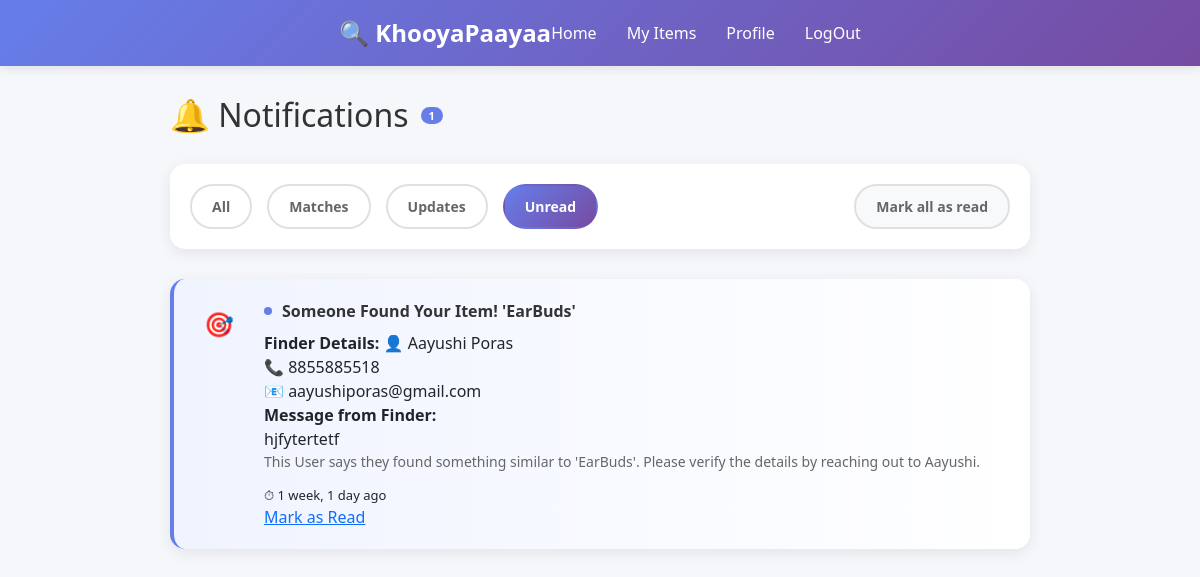
The page /notifications/notifications/?type=unread (signed in) on the database as committed earlier.
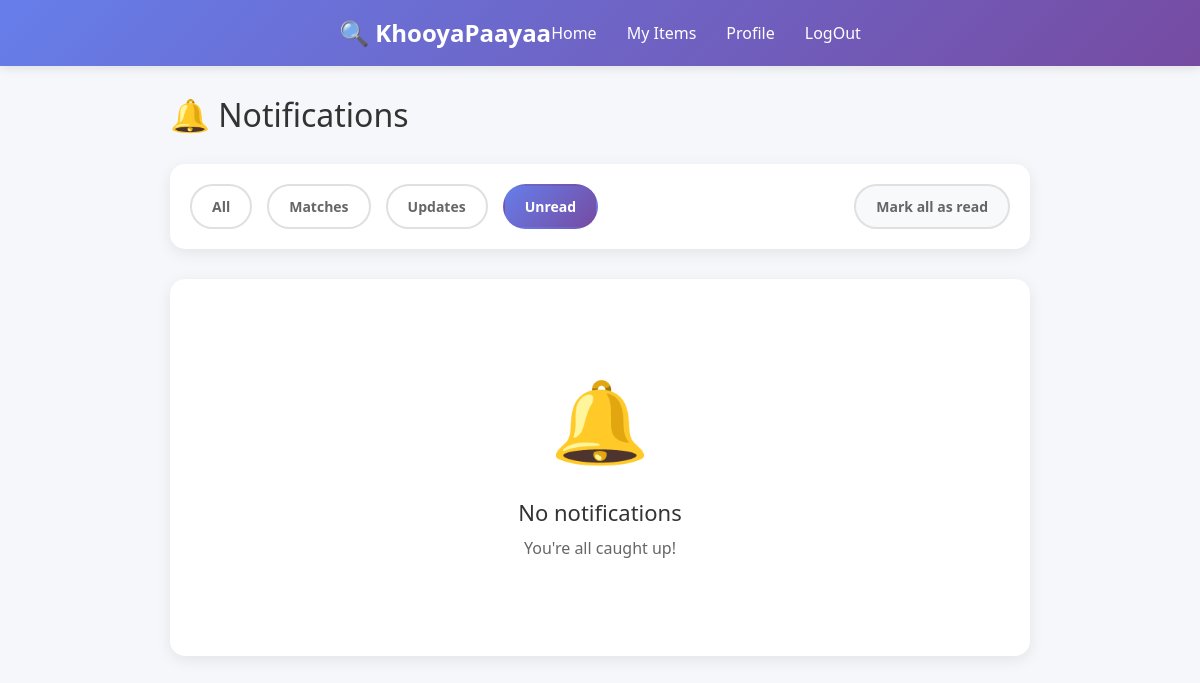
The same page on the database as committed later.
### notifications/models.py (models this page shows, shortened)
class Notification(models.Model):
    NOTIF_TYPES = [
        ('match', 'Match'),
        ('message', 'Message'),
        ('update', 'Update'),
        ('alert', 'Alert'),
        ('success', 'Success'),
    ]
    user = models.ForeignKey(User, on_delete=models.CASCADE)  # OWNER
    finder = models.ForeignKey(User, on_delete=models.SET_NULL, null=True, blank=True, related_name="finder_user")
    owner = models.ForeignKey(User, on_delete=models.SET_NULL, null=True, blank=True, related_name="owner_user")
    notif_type = models.CharField(max_length=20, choices=NOTIF_TYPES)
    title = models.CharField(max_length=255)
    message = models.TextField()
    message_from_finder = models.TextField(null=True, blank=True)
    message_from_owner = models.TextField(null=True, blank=True)
    related_item_id = models.IntegerField(null=True, blank=True)
    is_read = models.BooleanField(default=False)
    created_at = models.DateTimeField(auto_now_add=True)
    class Meta:
        ordering = ('-created_at',)

### profile_making/models.py (models this page shows, shortened)
class Profile_Making(models.Model):
    user=models.OneToOneField(User, on_delete=models.CASCADE)
    email_address=models.EmailField()
    phone_number=models.IntegerField()
    enrolment_id=models.CharField(max_length=20, default="")
    first_name=models.CharField(max_length=20, default="")
    last_name=models.CharField(max_length=20, default="")
    college_name=models.CharField(max_length=30, default="")
    department=models.CharField(max_length=15, default="")
    year=models.CharField(max_length=15, default="")
    campus_address=models.CharField(max_length=30, default="")
    bio=models.TextField(default="")
    is_profile_completed=models.BooleanField(default=False)
    profile_image=models.ImageField(upload_to='profile_images/',default='default/user.png')

### notifications/views.py (the view)
# urls.py: path("notifications/", views.notifications_page, name="notifications"),
@login_required
def notifications_page(request):
    filter_type = request.GET.get("type", "all")
    qs = Notification.objects.filter(user=request.user)
    if filter_type == "unread":
        qs = qs.filter(is_read=False)
    elif filter_type in ["match", "message", "update", "alert", "success"]:
        qs = qs.filter(notif_type=filter_type)
    unread_count = Notification.objects.filter(user=request.user, is_read=False).count()
    return render(request, "notifications/notifications.html", {
        "notifications": qs.order_by("-created_at"),
        "unread_count": unread_count,
        "active_filter": filter_type,
    })

### notifications/templates/notifications/notifications.html (shortened to what the changed rows need)
{% extends 'Landing_page/base.html' %}
{% load static %}
{% block t_css %}
<link rel="stylesheet" href="{% static 'notifications/notifications.css' %}">
{% endblock %}
{% block content %}
<div class="container">
    <div class="page-header">
        <h1 class="page-title">
            🔔 Notifications
            {% if unread_count > 0 %}
            <span class="notification-badge">{{ unread_count }}</span>
            {% endif %}
        </h1>
    </div>
    <div class="notifications-list">
        {% if notifications %}
            {% for n in notifications %}
                <div class="notification-card {% if not n.is_read %}unread{% endif %}">
                    <div class="notification-icon">
                        {% if n.notif_type == 'match' %} 🎯
                        {% elif n.notif_type == 'message' %} 💬
                        {% elif n.notif_type == 'update' %} 📢
                        {% elif n.notif_type == 'alert' %} ⚠️
                        {% elif n.notif_type == 'success' %} ✅
                        {% endif %}
                    </div>
                    <div class="notification-content">
                        <div class="notification-title">
                            {% if not n.is_read %}<span class="unread-badge"></span>{% endif %}
                            {{ n.title }}
                        </div>
                        {% if n.finder %}
                            <div class="finder-info-box">
                                <b>Finder Details:</b>
                                👤 {{ n.finder.profile_making.first_name }} {{ n.finder.profile_making.last_name }} <br>
                                📞 {{ n.finder.profile_making.phone_number }} <br>
                                📧 {{ n.finder.email }}
                            </div>
                        {% endif %}
                        {% if n.message_from_finder %}
                            <div class="finder-message-box">
                                <b>Message from Finder:</b><br>
                                {{ n.message_from_finder }}
                            </div>
                        {% endif %}
                        <div class="notification-message">{{ n.message }}</div>
                        <div class="notification-footer">
                            ⏱ {{ n.created_at|timesince }} ago
                        </div>
                        {% if not n.is_read %}
                        <a href="{% url 'notifications_mark_read' n.id %}" class="mark-read-btn">
                            Mark as Read
                        </a>
                        {% endif %}
                    </div>
                </div>
            {% endfor %}
        {% else %}
            <div class="empty-state">
                <div class="empty-icon">🔔</div>
                <h3>No notifications</h3>
                <p>You're all caught up!</p>
            </div>
        {% endif %}
    </div>
</div>
{% endblock %}

Rows that differ between the two databases and show on the page:
removed Notification: is_read False (drawn), title "Someone Found Your Item! 'EarBuds'", finder.profile_making.first_name "Aayushi", finder.profile_making.last_name "Poras", finder.profile_making.phone_number "8855885518", finder.email "aayushiporas@gmail.com", message_from_finder "hjfytertetf", message "This User says they found something similar to 'EarBuds'. Please verify the details by reaching out to Aayushi.", created_at "1 week, 1 day"
Other text that changed with them:
{{ unread_count }}: "1" → (not shown)
text now shown: "🔔 No notifications You're all caught up!"
